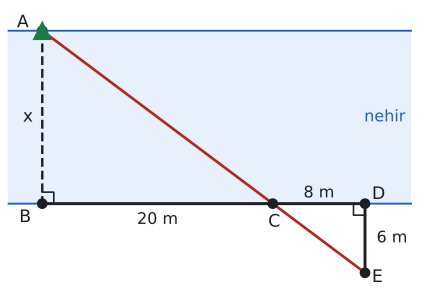

This chart was generated by the following Python code:
import sys; sys.path.insert(0, "tools")
from cizim import *

# B=(0,0), A=(0,15): nehir genişliği 15 m. |BC|=20, |CD|=8, |DE|=6; A, C, E doğrusal.
A = np.array([0.0, 15.0]); B = np.array([0.0, 0.0]); C = np.array([20.0, 0.0])
D = np.array([28.0, 0.0]); E = np.array([28.0, -6.0])
print("AC eğimi", (C - A)[1] / (C - A)[0], "CE eğimi", (E - C)[1] / (E - C)[0])
fig, ax = sekil(5.5, 4.6)
ax.set_aspect("equal"); ax.axis("off")
ax.add_patch(patches.Rectangle((-3, 0), 35, 15, facecolor=MAVI_ACIK, edgecolor="none"))
ax.plot([-3, 32], [0, 0], color=MAVI, lw=1.4); ax.plot([-3, 32], [15, 15], color=MAVI, lw=1.4)
ax.text(31.5, 7.5, "nehir", ha="right", va="center", color=MAVI, fontsize=12)
ax.plot(*zip(A, B), color=YAZI, lw=1.8, ls="--")
ax.plot(*zip(A, E), color=KIRMIZI, lw=2)
ax.plot(*zip(B, D), color=YAZI); ax.plot(*zip(D, E), color=YAZI)
s = 1.0
ax.plot([B[0], B[0] + s, B[0] + s], [s, s, 0], color=YAZI, lw=1.2)
ax.plot([D[0], D[0] - s, D[0] - s], [-s, -s, 0], color=YAZI, lw=1.2)
ax.plot(*A, "^", color=YESIL, markersize=13, zorder=6)
nokta(ax, *A, "A", dx=-2.2, dy=0.3); nokta(ax, *B, "B", dx=-2.0, dy=-1.6); nokta(ax, *C, "C", dx=-0.4, dy=-2.0)
nokta(ax, *D, "D", dx=0.6, dy=0.4); nokta(ax, *E, "E", dx=0.6, dy=-0.8)
ax.text(10, -1.4, "20 m", ha="center", va="center", fontsize=12)
ax.text(24, 0.9, "8 m", ha="center", va="center", fontsize=12)
ax.text(29.0, -3.0, "6 m", ha="left", va="center", fontsize=12)
ax.text(-0.8, 7.5, "x", ha="right", va="center", fontsize=13)
ax.set_xlim(-3, 32.5); ax.set_ylim(-7.5, 17)
kaydet(fig, __file__)
